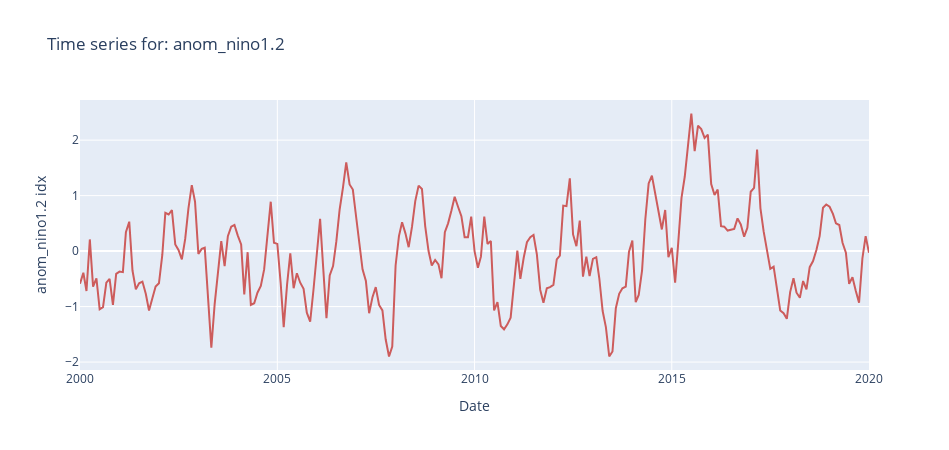
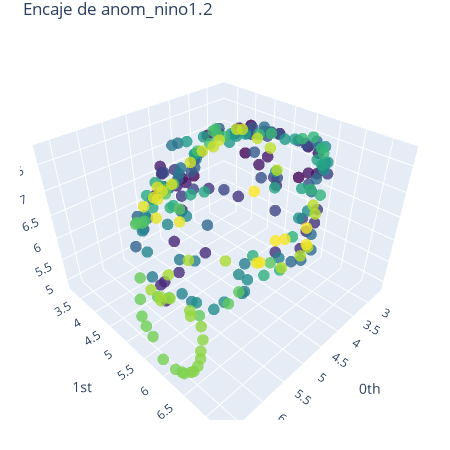
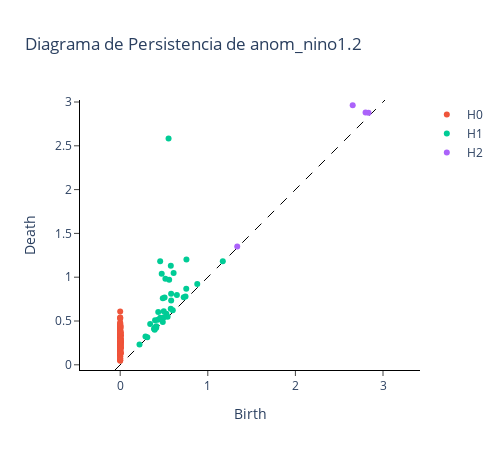
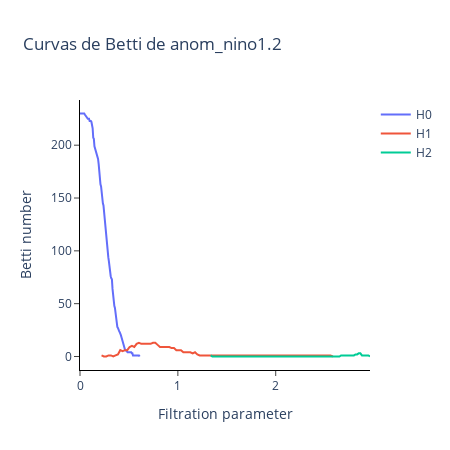

Notebook cell for these charts, in order:
### Markdown cell above
### Anomalías Nino 1.2

### Code cell
# 1980, 1995
var = 'anom_nino1.2'
dt_start = datetime(2000, 1, 1)
dt_end = datetime(2020, 1, 1)
data = gen_df[var] #[dt_start:dt_end][var]
data = gen_df[dt_start:dt_end][var]

#UMAP
max_embedding_dimension = 10
max_time_delay = 10
stride = 1
um  = UMAP(random_state=0, n_components=4)
y = data
var_name = var
persistence = VietorisRipsPersistence(
    homology_dimensions=[0, 1, 2],
    n_jobs=-1
)

periodicity_analysis(max_embedding_dimension=max_embedding_dimension,
                     max_time_delay=max_time_delay,
                     stride=stride,
                     y=y,
                     var_name=var_name,
                     cluster=um,
                     persistence=persistence)
